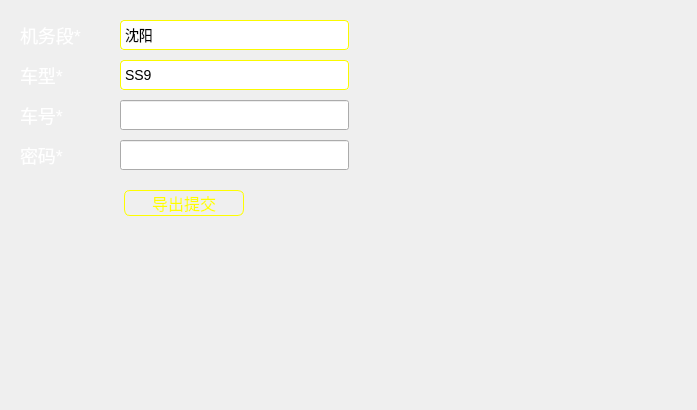
<?xml version="1.0" encoding="UTF-8"?>
<ui version="4.0">
 <class>ExportFunction</class>
 <widget class="QWidget" name="ExportFunction">
  <property name="geometry">
   <rect>
    <x>0</x>
    <y>0</y>
    <width>697</width>
    <height>410</height>
   </rect>
  </property>
  <property name="windowTitle">
   <string>Form</string>
  </property>
  <property name="styleSheet">
   <string notr="true">QWidget{
	color:white;
}

QMessageBox{
	background:none;
}
QPushButton{
	color:#fefe00;
	font:16px;
	border:1px solid #fefe00;
	border-radius:6px;
}
QPushButton:focus{
	padding:-4px;
}

QPushButton:focus,QPushButton:checked:!active,QPushButton:pressed:!active{
	background:#0000fe;
}

QLabel{
	color:white;
	font:18px;
}

QComboBox{
	color:black;
	font:14px;
	background:none;
	border:1px solid #fafa00;
	border-radius:4px;
}
QComboBox::down-arrow{
	image: url(:/ComboBox/Image/ComboBox/down_arrow.png);
}

QComboBox::drop-down{
	border:none;
}

QComboBox QAbstractItemView {
	background-color: #28231f;
	color: white;
	border:none;
}

QLineEdit{
	color:black;
	font:16px;
}
</string>
  </property>
  <layout class="QHBoxLayout" name="horizontalLayout_6">
   <property name="spacing">
    <number>0</number>
   </property>
   <property name="leftMargin">
    <number>20</number>
   </property>
   <property name="topMargin">
    <number>0</number>
   </property>
   <property name="rightMargin">
    <number>20</number>
   </property>
   <property name="bottomMargin">
    <number>0</number>
   </property>
   <item>
    <layout class="QVBoxLayout" name="verticalLayout">
     <property name="spacing">
      <number>10</number>
     </property>
     <item>
      <spacer name="verticalSpacer_2">
       <property name="orientation">
        <enum>Qt::Vertical</enum>
       </property>
       <property name="sizeType">
        <enum>QSizePolicy::Preferred</enum>
       </property>
       <property name="sizeHint" stdset="0">
        <size>
         <width>20</width>
         <height>20</height>
        </size>
       </property>
      </spacer>
     </item>
     <item>
      <layout class="QHBoxLayout" name="horizontalLayout">
       <property name="spacing">
        <number>0</number>
       </property>
       <item>
        <widget class="QLabel" name="label">
         <property name="minimumSize">
          <size>
           <width>100</width>
           <height>30</height>
          </size>
         </property>
         <property name="maximumSize">
          <size>
           <width>100</width>
           <height>30</height>
          </size>
         </property>
         <property name="text">
          <string>机务段*</string>
         </property>
        </widget>
       </item>
       <item>
        <widget class="QComboBox" name="cbx_locomotive">
         <property name="maximumSize">
          <size>
           <width>16777215</width>
           <height>30</height>
          </size>
         </property>
         <property name="sizeIncrement">
          <size>
           <width>0</width>
           <height>30</height>
          </size>
         </property>
         <item>
          <property name="text">
           <string>沈阳</string>
          </property>
         </item>
         <item>
          <property name="text">
           <string>北京</string>
          </property>
         </item>
         <item>
          <property name="text">
           <string>广州</string>
          </property>
         </item>
         <item>
          <property name="text">
           <string>上海</string>
          </property>
         </item>
         <item>
          <property name="text">
           <string>太原</string>
          </property>
         </item>
         <item>
          <property name="text">
           <string>邯郸</string>
          </property>
         </item>
         <item>
          <property name="text">
           <string>郑州</string>
          </property>
         </item>
         <item>
          <property name="text">
           <string>重庆</string>
          </property>
         </item>
        </widget>
       </item>
      </layout>
     </item>
     <item>
      <layout class="QHBoxLayout" name="horizontalLayout_2">
       <property name="spacing">
        <number>0</number>
       </property>
       <item>
        <widget class="QLabel" name="label_2">
         <property name="minimumSize">
          <size>
           <width>100</width>
           <height>30</height>
          </size>
         </property>
         <property name="maximumSize">
          <size>
           <width>100</width>
           <height>30</height>
          </size>
         </property>
         <property name="sizeIncrement">
          <size>
           <width>100</width>
           <height>0</height>
          </size>
         </property>
         <property name="text">
          <string>车型*</string>
         </property>
        </widget>
       </item>
       <item>
        <widget class="QComboBox" name="cbx_verhicleType">
         <property name="minimumSize">
          <size>
           <width>0</width>
           <height>30</height>
          </size>
         </property>
         <property name="maximumSize">
          <size>
           <width>16777215</width>
           <height>30</height>
          </size>
         </property>
         <item>
          <property name="text">
           <string>SS9</string>
          </property>
         </item>
         <item>
          <property name="text">
           <string>SS9G</string>
          </property>
         </item>
         <item>
          <property name="text">
           <string>SS8</string>
          </property>
         </item>
         <item>
          <property name="text">
           <string>SS7C</string>
          </property>
         </item>
         <item>
          <property name="text">
           <string>SS7D</string>
          </property>
         </item>
         <item>
          <property name="text">
           <string>SS7E</string>
          </property>
         </item>
         <item>
          <property name="text">
           <string>SS4</string>
          </property>
         </item>
         <item>
          <property name="text">
           <string>SS3</string>
          </property>
         </item>
        </widget>
       </item>
      </layout>
     </item>
     <item>
      <layout class="QHBoxLayout" name="horizontalLayout_3">
       <property name="spacing">
        <number>0</number>
       </property>
       <item>
        <widget class="QLabel" name="label_3">
         <property name="minimumSize">
          <size>
           <width>100</width>
           <height>30</height>
          </size>
         </property>
         <property name="maximumSize">
          <size>
           <width>100</width>
           <height>30</height>
          </size>
         </property>
         <property name="text">
          <string>车号*</string>
         </property>
        </widget>
       </item>
       <item>
        <widget class="QLineEdit" name="lineEdit_verhicelNum">
         <property name="minimumSize">
          <size>
           <width>0</width>
           <height>30</height>
          </size>
         </property>
         <property name="maximumSize">
          <size>
           <width>16777215</width>
           <height>30</height>
          </size>
         </property>
        </widget>
       </item>
      </layout>
     </item>
     <item>
      <layout class="QHBoxLayout" name="horizontalLayout_4">
       <property name="spacing">
        <number>0</number>
       </property>
       <item>
        <widget class="QLabel" name="label_4">
         <property name="minimumSize">
          <size>
           <width>100</width>
           <height>30</height>
          </size>
         </property>
         <property name="maximumSize">
          <size>
           <width>100</width>
           <height>30</height>
          </size>
         </property>
         <property name="text">
          <string>密码*</string>
         </property>
        </widget>
       </item>
       <item>
        <widget class="QLineEdit" name="lineEdit_password">
         <property name="minimumSize">
          <size>
           <width>0</width>
           <height>30</height>
          </size>
         </property>
         <property name="maximumSize">
          <size>
           <width>16777215</width>
           <height>30</height>
          </size>
         </property>
         <property name="echoMode">
          <enum>QLineEdit::Password</enum>
         </property>
        </widget>
       </item>
      </layout>
     </item>
     <item>
      <spacer name="verticalSpacer_3">
       <property name="orientation">
        <enum>Qt::Vertical</enum>
       </property>
       <property name="sizeType">
        <enum>QSizePolicy::Preferred</enum>
       </property>
       <property name="sizeHint" stdset="0">
        <size>
         <width>20</width>
         <height>10</height>
        </size>
       </property>
      </spacer>
     </item>
     <item>
      <layout class="QHBoxLayout" name="horizontalLayout_5">
       <property name="spacing">
        <number>0</number>
       </property>
       <item>
        <spacer name="horizontalSpacer_3">
         <property name="orientation">
          <enum>Qt::Horizontal</enum>
         </property>
         <property name="sizeType">
          <enum>QSizePolicy::Preferred</enum>
         </property>
         <property name="sizeHint" stdset="0">
          <size>
           <width>40</width>
           <height>20</height>
          </size>
         </property>
        </spacer>
       </item>
       <item>
        <widget class="QPushButton" name="pbt_commit">
         <property name="maximumSize">
          <size>
           <width>120</width>
           <height>40</height>
          </size>
         </property>
         <property name="sizeIncrement">
          <size>
           <width>120</width>
           <height>40</height>
          </size>
         </property>
         <property name="text">
          <string>导出提交</string>
         </property>
        </widget>
       </item>
       <item>
        <spacer name="horizontalSpacer">
         <property name="orientation">
          <enum>Qt::Horizontal</enum>
         </property>
         <property name="sizeType">
          <enum>QSizePolicy::Preferred</enum>
         </property>
         <property name="sizeHint" stdset="0">
          <size>
           <width>40</width>
           <height>20</height>
          </size>
         </property>
        </spacer>
       </item>
      </layout>
     </item>
     <item>
      <spacer name="verticalSpacer">
       <property name="orientation">
        <enum>Qt::Vertical</enum>
       </property>
       <property name="sizeType">
        <enum>QSizePolicy::Expanding</enum>
       </property>
       <property name="sizeHint" stdset="0">
        <size>
         <width>20</width>
         <height>40</height>
        </size>
       </property>
      </spacer>
     </item>
    </layout>
   </item>
   <item>
    <spacer name="horizontalSpacer_2">
     <property name="orientation">
      <enum>Qt::Horizontal</enum>
     </property>
     <property name="sizeType">
      <enum>QSizePolicy::Expanding</enum>
     </property>
     <property name="sizeHint" stdset="0">
      <size>
       <width>325</width>
       <height>20</height>
      </size>
     </property>
    </spacer>
   </item>
  </layout>
 </widget>
 <resources/>
 <connections/>
</ui>
